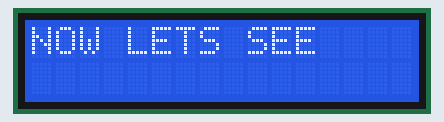
Simulated run of this sketch. Board: Arduino Uno, built with avr-gcc and run on an emulated ATmega328P. Shown: 16×2 character LCD.

Above: at 0.16 s.
At 0.57 s:
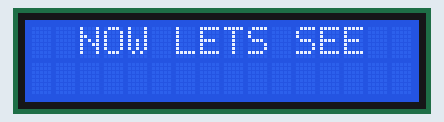
At 0.98 s:
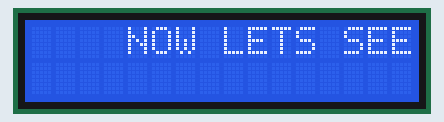
At 1.79 s:
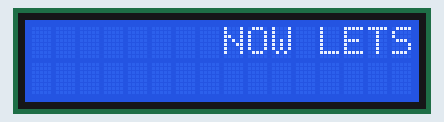
At 2.61 s:
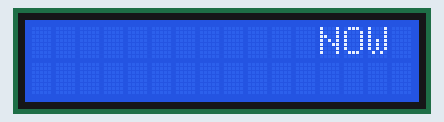
At 3.63 s:
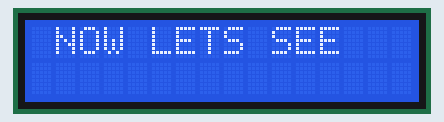

Measured:
- by itself, everything shown: repeats every 3.3 s, in 16 steps

The sketch:

PROJECT2.ino
```cpp
#include<LiquidCrystal.h>
const int rs=12,en=11,d4=5,d5=4,d6=3,d7=2;
LiquidCrystal lcd(rs,en,d4,d5,d6,d7);
int i=0,j=0;
void setup() {
  // put your setup code here, to run once:
lcd.begin(16,2);
lcd.print("NOW LETS SEE");
}

void loop() {
  // put your main code here, to run repeatedly:
for (j=0;j<=15;j++)
{
  lcd.setCursor(j,i);
  lcd.print("NOW LETS SEE");
  delay(200);
  lcd.clear();
  }
}
```
